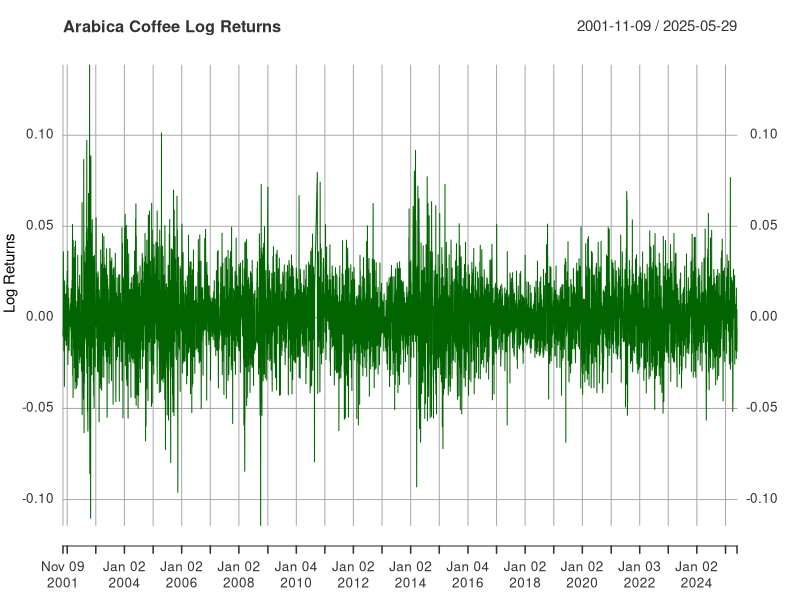
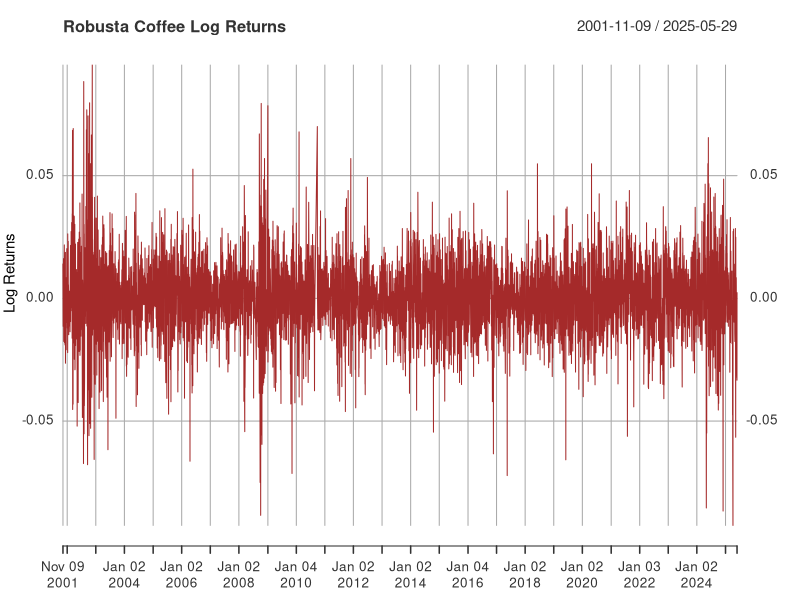
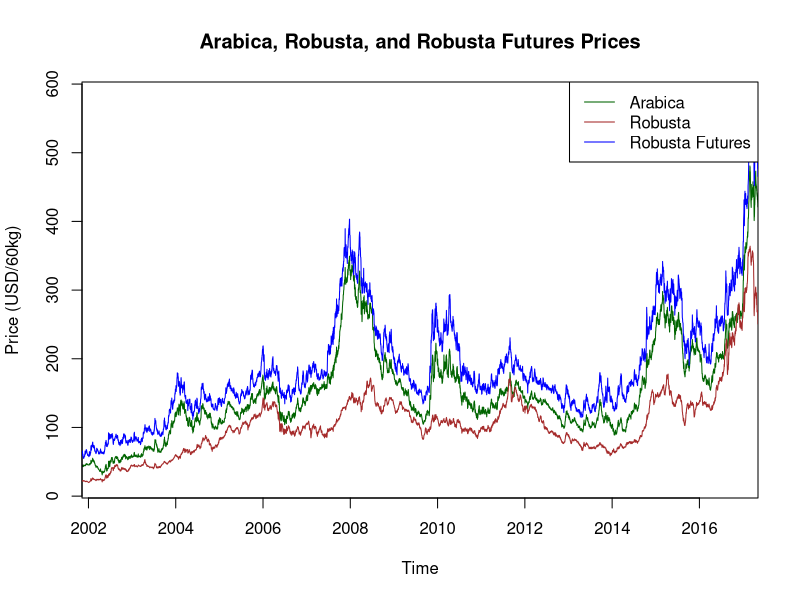

The R script that drew these images, in order:
##########################################################################################################
#                                   PRE-VAR ANALYSIS
##########################################################################################################

# Load libraries
library(readr)
library(dplyr)

# Read CSV file (correct filename)
coffee_data <- read_csv("Raw_Data/Coffee_Data_Set.csv")

# Convert Date to Date class
coffee_data <- coffee_data %>%
  mutate(Date = as.Date(Date, format = "%Y-%m-%d"))

# Filter out rows with any NA in key price columns
coffee_data_aligned <- coffee_data %>%
  filter(Date >= as.Date("2001-11-08")) %>%
  filter(Price_Arabica > 0, Price_Robusta > 0)

# Check start and end dates
start_date <- min(coffee_data_aligned$Date)
end_date <- max(coffee_data_aligned$Date)
cat("Data starts on:", start_date, "\nData ends on:", end_date, "\n")

# Time index
coffee_data_aligned <- coffee_data_aligned %>%
  arrange(Date) %>%
  mutate(TimeIndex = as.numeric(Date - start_date) + 1)

# Create time series objects
arabica_ts <- ts(coffee_data_aligned$Price_Arabica,
                 start = c(as.numeric(format(start_date, "%Y")),
                           as.numeric(format(start_date, "%j"))),
                 frequency = 365)

robusta_ts <- ts(coffee_data_aligned$Price_Robusta,
                 start = c(as.numeric(format(start_date, "%Y")),
                           as.numeric(format(start_date, "%j"))),
                 frequency = 365)

robusta_futures_ts <- ts(coffee_data_aligned$Close_USD_60kg,
                         start = c(as.numeric(format(start_date, "%Y")),
                                   as.numeric(format(start_date, "%j"))),
                         frequency = 365)

# Save plot
png("Processed_Data/coffee_prices_with_futures.png", width = 1200, height = 600)

# Plot Arabica
plot(arabica_ts, type = "l", col = "darkgreen", lwd = 1,
     ylab = "Price (USD/60kg)", xlab = "Time",
     main = "Arabica, Robusta, and Robusta Futures Prices",
     xaxs = "i", ylim = range(c(arabica_ts, robusta_ts, robusta_futures_ts), na.rm = TRUE))

# Add Robusta and Futures
lines(robusta_ts, col = "brown", lwd = 1)
lines(robusta_futures_ts, col = "blue", lwd = 1)

# Legend
legend("topright", legend = c("Arabica", "Robusta", "Robusta Futures"),
       col = c("darkgreen", "brown", "blue"), lty = c(1, 1, 1), lwd = 1)

# Close PNG device
dev.off()





##########################################################################################################


# Load libraries
library(readr)
library(dplyr)
library(xts)

# Read data
coffee_data <- read_csv("Raw_Data/combined_coffee_price_index.csv")

# Convert Date column to Date class
coffee_data$Date <- as.Date(coffee_data$Date)

# Filter for dates with both prices available and positive, starting from 2001-11-08
coffee_filtered <- coffee_data %>%
  filter(Date >= as.Date("2001-11-08")) %>%
  filter(Price_Arabica > 0, Price_Robusta > 0)

# Create xts time series objects for prices
arabica_xts <- xts(coffee_filtered$Price_Arabica, order.by = coffee_filtered$Date)
robusta_xts <- xts(coffee_filtered$Price_Robusta, order.by = coffee_filtered$Date)

# Calculate log returns (daily)
arabica_log_returns <- diff(log(arabica_xts))
robusta_log_returns <- diff(log(robusta_xts))

# Plot Arabica log returns (remove NAs)
plot(na.omit(arabica_log_returns),
     main = "Arabica Coffee Log Returns",
     ylab = "Log Returns",
     col = "darkgreen",
     lwd = 1)

# Plot Robusta log returns (remove NAs)
plot(na.omit(robusta_log_returns),
     main = "Robusta Coffee Log Returns",
     ylab = "Log Returns",
     col = "brown",
     lwd = 1)


